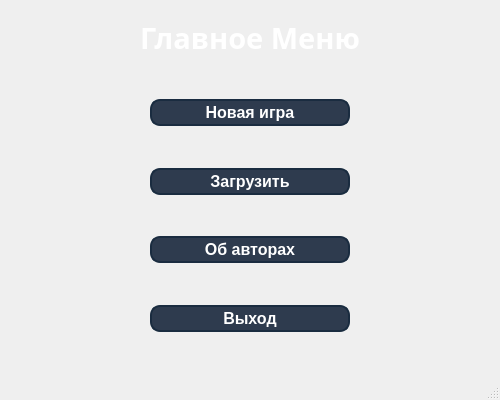
<?xml version="1.0" encoding="UTF-8"?>
<ui version="4.0">
 <class>MainWindowClass</class>
 <widget class="QMainWindow" name="MainWindowClass">
  <property name="geometry">
   <rect>
    <x>0</x>
    <y>0</y>
    <width>500</width>
    <height>400</height>
   </rect>
  </property>
  <property name="minimumSize">
   <size>
    <width>500</width>
    <height>400</height>
   </size>
  </property>
  <property name="windowTitle">
   <string>MainWindow</string>
  </property>
  <property name="styleSheet">
   <string notr="true"/>
  </property>
  <property name="toolButtonStyle">
   <enum>Qt::ToolButtonIconOnly</enum>
  </property>
  <property name="dockOptions">
   <set>QMainWindow::AllowTabbedDocks|QMainWindow::AnimatedDocks|QMainWindow::GroupedDragging</set>
  </property>
  <widget class="QWidget" name="centralWidget">
   <layout class="QGridLayout" name="gridLayout" rowstretch="1,3,5,3,5,3,5,3,5,3,5" columnstretch="2,3,2">
    <item row="2" column="1">
     <spacer name="verticalSpacer">
      <property name="orientation">
       <enum>Qt::Vertical</enum>
      </property>
      <property name="sizeHint" stdset="0">
       <size>
        <width>20</width>
        <height>40</height>
       </size>
      </property>
     </spacer>
    </item>
    <item row="5" column="0">
     <spacer name="horizontalSpacer">
      <property name="orientation">
       <enum>Qt::Horizontal</enum>
      </property>
      <property name="sizeHint" stdset="0">
       <size>
        <width>40</width>
        <height>20</height>
       </size>
      </property>
     </spacer>
    </item>
    <item row="4" column="1">
     <spacer name="verticalSpacer_3">
      <property name="orientation">
       <enum>Qt::Vertical</enum>
      </property>
      <property name="sizeHint" stdset="0">
       <size>
        <width>20</width>
        <height>40</height>
       </size>
      </property>
     </spacer>
    </item>
    <item row="6" column="1">
     <spacer name="verticalSpacer_4">
      <property name="orientation">
       <enum>Qt::Vertical</enum>
      </property>
      <property name="sizeHint" stdset="0">
       <size>
        <width>20</width>
        <height>40</height>
       </size>
      </property>
     </spacer>
    </item>
    <item row="10" column="1">
     <spacer name="verticalSpacer_2">
      <property name="orientation">
       <enum>Qt::Vertical</enum>
      </property>
      <property name="sizeHint" stdset="0">
       <size>
        <width>20</width>
        <height>40</height>
       </size>
      </property>
     </spacer>
    </item>
    <item row="5" column="1">
     <widget class="QPushButton" name="pushButton_4">
      <property name="sizePolicy">
       <sizepolicy hsizetype="Minimum" vsizetype="Minimum">
        <horstretch>0</horstretch>
        <verstretch>1</verstretch>
       </sizepolicy>
      </property>
      <property name="styleSheet">
       <string notr="true">QPushButton {
    background-color: #2E3B4E; /* Темно-синий цвет фона */
    color: white; /* Белый цвет текста */
    border: 2px solid #1A2C40; /* Более тёмная граница */
    border-radius: 10%; /* Скруглённые края */
    padding: 2px 12px; /* Отступы вокруг текста */
    
    font-size: 16px; /* Размер шрифта */
    font-weight: bold; /* Жирный текст */
    text-align: center;
}

QPushButton:hover {
    background-color: #3A4A62; /* Светло-синий при наведении */
    border-color: #293E58; /* Цвет границы при наведении */
}

QPushButton:pressed {
    background-color: #1C2535; /* Темный цвет фона при нажатии */
    border-color: #1A2C40; /* Граница остается темной */
}
</string>
      </property>
      <property name="text">
       <string>Загрузить</string>
      </property>
     </widget>
    </item>
    <item row="1" column="0" colspan="3">
     <layout class="QVBoxLayout" name="verticalLayout">
      <property name="sizeConstraint">
       <enum>QLayout::SetDefaultConstraint</enum>
      </property>
      <item>
       <widget class="QLabel" name="label">
        <property name="sizePolicy">
         <sizepolicy hsizetype="Preferred" vsizetype="Maximum">
          <horstretch>0</horstretch>
          <verstretch>0</verstretch>
         </sizepolicy>
        </property>
        <property name="font">
         <font>
          <family>Bauhaus 93</family>
         </font>
        </property>
        <property name="text">
         <string>&lt;html&gt;&lt;head/&gt;&lt;body&gt;&lt;p align=&quot;center&quot;&gt;&lt;span style=&quot; font-size:22pt; font-weight:700; color:#ffffff;&quot;&gt;Главное Меню&lt;/span&gt;&lt;/p&gt;&lt;/body&gt;&lt;/html&gt;</string>
        </property>
       </widget>
      </item>
     </layout>
    </item>
    <item row="7" column="1">
     <widget class="QPushButton" name="pushButton_5">
      <property name="sizePolicy">
       <sizepolicy hsizetype="Minimum" vsizetype="Minimum">
        <horstretch>0</horstretch>
        <verstretch>1</verstretch>
       </sizepolicy>
      </property>
      <property name="styleSheet">
       <string notr="true">QPushButton {
    background-color: #2E3B4E; /* Темно-синий цвет фона */
    color: white; /* Белый цвет текста */
    border: 2px solid #1A2C40; /* Более тёмная граница */
    border-radius: 10%; /* Скруглённые края */
    padding: 2px 12px; /* Отступы вокруг текста */
    
    font-size: 16px; /* Размер шрифта */
    font-weight: bold; /* Жирный текст */
    text-align: center;
}

QPushButton:hover {
    background-color: #3A4A62; /* Светло-синий при наведении */
    border-color: #293E58; /* Цвет границы при наведении */
}

QPushButton:pressed {
    background-color: #1C2535; /* Темный цвет фона при нажатии */
    border-color: #1A2C40; /* Граница остается темной */
}
</string>
      </property>
      <property name="text">
       <string>Об авторах</string>
      </property>
     </widget>
    </item>
    <item row="9" column="1">
     <widget class="QPushButton" name="pushButton">
      <property name="sizePolicy">
       <sizepolicy hsizetype="Minimum" vsizetype="Minimum">
        <horstretch>0</horstretch>
        <verstretch>1</verstretch>
       </sizepolicy>
      </property>
      <property name="styleSheet">
       <string notr="true">QPushButton {
    background-color: #2E3B4E; /* Темно-синий цвет фона */
    color: white; /* Белый цвет текста */
    border: 2px solid #1A2C40; /* Более тёмная граница */
    border-radius: 10%; /* Скруглённые края */
    padding: 2px 12px; /* Отступы вокруг текста */
    
    font-size: 16px; /* Размер шрифта */
    font-weight: bold; /* Жирный текст */
    text-align: center;
}

QPushButton:hover {
    background-color: #3A4A62; /* Светло-синий при наведении */
    border-color: #293E58; /* Цвет границы при наведении */
}

QPushButton:pressed {
    background-color: #1C2535; /* Темный цвет фона при нажатии */
    border-color: #1A2C40; /* Граница остается темной */
}
</string>
      </property>
      <property name="text">
       <string>Выход</string>
      </property>
     </widget>
    </item>
    <item row="0" column="1">
     <spacer name="verticalSpacer_7">
      <property name="orientation">
       <enum>Qt::Vertical</enum>
      </property>
      <property name="sizeHint" stdset="0">
       <size>
        <width>20</width>
        <height>40</height>
       </size>
      </property>
     </spacer>
    </item>
    <item row="3" column="1">
     <widget class="QPushButton" name="pushButton_2">
      <property name="sizePolicy">
       <sizepolicy hsizetype="Minimum" vsizetype="Minimum">
        <horstretch>0</horstretch>
        <verstretch>1</verstretch>
       </sizepolicy>
      </property>
      <property name="styleSheet">
       <string notr="true">QPushButton {
    background-color: #2E3B4E; /* Темно-синий цвет фона */
    color: white; /* Белый цвет текста */
    border: 2px solid #1A2C40; /* Более тёмная граница */
    border-radius: 10%; /* Скруглённые края */
    padding: 2px 12px; /* Отступы вокруг текста */
    
    font-size: 16px; /* Размер шрифта */
    font-weight: bold; /* Жирный текст */
    text-align: center;
}

QPushButton:hover {
    background-color: #3A4A62; /* Светло-синий при наведении */
    border-color: #293E58; /* Цвет границы при наведении */
}

QPushButton:pressed {
    background-color: #1C2535; /* Темный цвет фона при нажатии */
    border-color: #1A2C40; /* Граница остается темной */
}
</string>
      </property>
      <property name="text">
       <string>Новая игра</string>
      </property>
     </widget>
    </item>
    <item row="5" column="2">
     <spacer name="horizontalSpacer_2">
      <property name="orientation">
       <enum>Qt::Horizontal</enum>
      </property>
      <property name="sizeHint" stdset="0">
       <size>
        <width>40</width>
        <height>20</height>
       </size>
      </property>
     </spacer>
    </item>
    <item row="8" column="1">
     <spacer name="verticalSpacer_6">
      <property name="orientation">
       <enum>Qt::Vertical</enum>
      </property>
      <property name="sizeHint" stdset="0">
       <size>
        <width>20</width>
        <height>40</height>
       </size>
      </property>
     </spacer>
    </item>
   </layout>
  </widget>
  <widget class="QStatusBar" name="statusBar"/>
 </widget>
 <layoutdefault spacing="6" margin="11"/>
 <resources>
  <include location="MainWindow.qrc"/>
  <include location="Resource.qrc"/>
 </resources>
 <connections/>
</ui>
